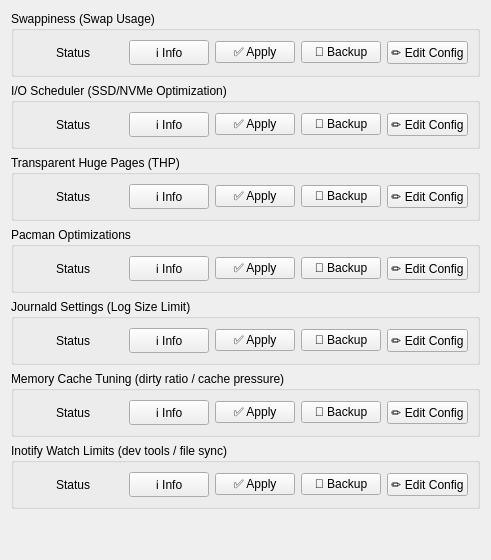
          <widget class="QWidget" name="systemTab">
           <attribute name="title">
            <string>⚙️ System</string>
           </attribute>
           <layout class="QVBoxLayout" name="systemLayout">
            <item>
             <widget class="QGroupBox" name="swappinessGroupBox">
              <property name="title">
               <string>Swappiness (Swap Usage)</string>
              </property>
              <layout class="QHBoxLayout" name="swappinessLayout">
               <item>
                <widget class="QLabel" name="swappinessStatusLabel">
                 <property name="minimumSize">
                  <size>
                   <width>100</width>
                   <height>0</height>
                  </size>
                 </property>
                 <property name="maximumSize">
                  <size>
                   <width>100</width>
                   <height>16777215</height>
                  </size>
                 </property>
                 <property name="text">
                  <string>Status</string>
                 </property>
                 <property name="alignment">
                  <set>Qt::AlignCenter</set>
                 </property>
                </widget>
               </item>
               <item>
                <widget class="QPushButton" name="swappinessToggle">
                 <property name="text">
                  <string>ℹ️ Info</string>
                 </property>
                </widget>
               </item>
               <item>
                <widget class="QPushButton" name="swappinessApplyButton">
                 <property name="text">
                  <string>✅ Apply</string>
                 </property>
                </widget>
               </item>
               <item>
                <widget class="QPushButton" name="swappinessBackupButton">
                 <property name="text">
                  <string>💾 Backup</string>
                 </property>
                </widget>
               </item>
               <item>
                <widget class="QPushButton" name="swappinessConfigButton">
                 <property name="text">
                  <string>✏️ Edit Config</string>
                 </property>
                </widget>
               </item>
              </layout>
             </widget>
            </item>
            <item>
             <widget class="QGroupBox" name="ioSchedulerGroupBox">
              <property name="title">
               <string>I/O Scheduler (SSD/NVMe Optimization)</string>
              </property>
              <layout class="QHBoxLayout" name="ioSchedulerLayout">
               <item>
                <widget class="QLabel" name="ioSchedulerStatusLabel">
                 <property name="minimumSize">
                  <size>
                   <width>100</width>
                   <height>0</height>
                  </size>
                 </property>
                 <property name="maximumSize">
                  <size>
                   <width>100</width>
                   <height>16777215</height>
                  </size>
                 </property>
                 <property name="text">
                  <string>Status</string>
                 </property>
                 <property name="alignment">
                  <set>Qt::AlignCenter</set>
                 </property>
                </widget>
               </item>
               <item>
                <widget class="QPushButton" name="ioSchedulerToggle">
                 <property name="text">
                  <string>ℹ️ Info</string>
                 </property>
                </widget>
               </item>
               <item>
                <widget class="QPushButton" name="ioSchedulerApplyButton">
                 <property name="text">
                  <string>✅ Apply</string>
                 </property>
                </widget>
               </item>
               <item>
                <widget class="QPushButton" name="ioSchedulerBackupButton">
                 <property name="text">
                  <string>💾 Backup</string>
                 </property>
                </widget>
               </item>
               <item>
                <widget class="QPushButton" name="ioSchedulerConfigButton">
                 <property name="text">
                  <string>✏️ Edit Config</string>
                 </property>
                </widget>
               </item>
              </layout>
             </widget>
            </item>
            <item>
             <widget class="QGroupBox" name="thpGroupBox">
              <property name="title">
               <string>Transparent Huge Pages (THP)</string>
              </property>
              <layout class="QHBoxLayout" name="thpLayout">
               <item>
                <widget class="QLabel" name="thpStatusLabel">
                 <property name="minimumSize">
                  <size>
                   <width>100</width>
                   <height>0</height>
                  </size>
                 </property>
                 <property name="maximumSize">
                  <size>
                   <width>100</width>
                   <height>16777215</height>
                  </size>
                 </property>
                 <property name="text">
                  <string>Status</string>
                 </property>
                 <property name="alignment">
                  <set>Qt::AlignCenter</set>
                 </property>
                </widget>
               </item>
               <item>
                <widget class="QPushButton" name="thpToggle">
                 <property name="text">
                  <string>ℹ️ Info</string>
                 </property>
                </widget>
               </item>
               <item>
                <widget class="QPushButton" name="thpApplyButton">
                 <property name="text">
                  <string>✅ Apply</string>
                 </property>
                </widget>
               </item>
               <item>
                <widget class="QPushButton" name="thpBackupButton">
                 <property name="text">
                  <string>💾 Backup</string>
                 </property>
                </widget>
               </item>
               <item>
                <widget class="QPushButton" name="thpConfigButton">
                 <property name="text">
                  <string>✏️ Edit Config</string>
                 </property>
                </widget>
               </item>
              </layout>
             </widget>
            </item>
            <item>
             <widget class="QGroupBox" name="pacmanOptimizationsGroupBox">
              <property name="title">
               <string>Pacman Optimizations</string>
              </property>
              <layout class="QHBoxLayout" name="pacmanOptimizationsLayout">
               <item>
                <widget class="QLabel" name="pacmanOptimizationsStatusLabel">
                 <property name="minimumSize">
                  <size>
                   <width>100</width>
                   <height>0</height>
                  </size>
                 </property>
                 <property name="maximumSize">
                  <size>
                   <width>100</width>
                   <height>16777215</height>
                  </size>
                 </property>
                 <property name="text">
                  <string>Status</string>
                 </property>
                 <property name="alignment">
                  <set>Qt::AlignCenter</set>
                 </property>
                </widget>
               </item>
               <item>
                <widget class="QPushButton" name="pacmanOptimizationsToggle">
                 <property name="text">
                  <string>ℹ️ Info</string>
                 </property>
                </widget>
               </item>
               <item>
                <widget class="QPushButton" name="pacmanOptimizationsApplyButton">
                 <property name="text">
                  <string>✅ Apply</string>
                 </property>
                </widget>
               </item>
               <item>
                <widget class="QPushButton" name="pacmanOptimizationsBackupButton">
                 <property name="text">
                  <string>💾 Backup</string>
                 </property>
                </widget>
               </item>
               <item>
                <widget class="QPushButton" name="pacmanOptimizationsConfigButton">
                 <property name="text">
                  <string>✏️ Edit Config</string>
                 </property>
                </widget>
               </item>
              </layout>
             </widget>
            </item>
            <item>
             <widget class="QGroupBox" name="journaldGroupBox">
              <property name="title">
               <string>Journald Settings (Log Size Limit)</string>
              </property>
              <layout class="QHBoxLayout" name="journaldLayout">
               <item>
                <widget class="QLabel" name="journaldStatusLabel">
                 <property name="minimumSize">
                  <size>
                   <width>100</width>
                   <height>0</height>
                  </size>
                 </property>
                 <property name="maximumSize">
                  <size>
                   <width>100</width>
                   <height>16777215</height>
                  </size>
                 </property>
                 <property name="text">
                  <string>Status</string>
                 </property>
                 <property name="alignment">
                  <set>Qt::AlignCenter</set>
                 </property>
                </widget>
               </item>
               <item>
                <widget class="QPushButton" name="journaldToggle">
                 <property name="text">
                  <string>ℹ️ Info</string>
                 </property>
                </widget>
               </item>
               <item>
                <widget class="QPushButton" name="journaldApplyButton">
                 <property name="text">
                  <string>✅ Apply</string>
                 </property>
                </widget>
               </item>
               <item>
                <widget class="QPushButton" name="journaldBackupButton">
                 <property name="text">
                  <string>💾 Backup</string>
                 </property>
                </widget>
               </item>
               <item>
                <widget class="QPushButton" name="journaldConfigButton">
                 <property name="text">
                  <string>✏️ Edit Config</string>
                 </property>
                </widget>
               </item>
              </layout>
             </widget>
            </item>
            <item>
             <widget class="QGroupBox" name="memoryTuningGroupBox">
              <property name="title">
               <string>Memory Cache Tuning (dirty ratio / cache pressure)</string>
              </property>
              <layout class="QHBoxLayout" name="memoryTuningLayout">
               <item>
                <widget class="QLabel" name="memoryTuningStatusLabel">
                 <property name="minimumSize">
                  <size>
                   <width>100</width>
                   <height>0</height>
                  </size>
                 </property>
                 <property name="maximumSize">
                  <size>
                   <width>100</width>
                   <height>16777215</height>
                  </size>
                 </property>
                 <property name="text">
                  <string>Status</string>
                 </property>
                 <property name="alignment">
                  <set>Qt::AlignCenter</set>
                 </property>
                </widget>
               </item>
               <item>
                <widget class="QPushButton" name="memoryTuningToggle">
                 <property name="text">
                  <string>ℹ️ Info</string>
                 </property>
                </widget>
               </item>
               <item>
                <widget class="QPushButton" name="memoryTuningApplyButton">
                 <property name="text">
                  <string>✅ Apply</string>
                 </property>
                </widget>
               </item>
               <item>
                <widget class="QPushButton" name="memoryTuningBackupButton">
                 <property name="text">
                  <string>💾 Backup</string>
                 </property>
                </widget>
               </item>
               <item>
                <widget class="QPushButton" name="memoryTuningConfigButton">
                 <property name="text">
                  <string>✏️ Edit Config</string>
                 </property>
                </widget>
               </item>
              </layout>
             </widget>
            </item>
            <item>
             <widget class="QGroupBox" name="inotifyGroupBox">
              <property name="title">
               <string>Inotify Watch Limits (dev tools / file sync)</string>
              </property>
              <layout class="QHBoxLayout" name="inotifyLayout">
               <item>
                <widget class="QLabel" name="inotifyStatusLabel">
                 <property name="minimumSize">
                  <size>
                   <width>100</width>
                   <height>0</height>
                  </size>
                 </property>
                 <property name="maximumSize">
                  <size>
                   <width>100</width>
                   <height>16777215</height>
                  </size>
                 </property>
                 <property name="text">
                  <string>Status</string>
                 </property>
                 <property name="alignment">
                  <set>Qt::AlignCenter</set>
                 </property>
                </widget>
               </item>
               <item>
                <widget class="QPushButton" name="inotifyToggle">
                 <property name="text">
                  <string>ℹ️ Info</string>
                 </property>
                </widget>
               </item>
               <item>
                <widget class="QPushButton" name="inotifyApplyButton">
                 <property name="text">
                  <string>✅ Apply</string>
                 </property>
                </widget>
               </item>
               <item>
                <widget class="QPushButton" name="inotifyBackupButton">
                 <property name="text">
                  <string>💾 Backup</string>
                 </property>
                </widget>
               </item>
               <item>
                <widget class="QPushButton" name="inotifyConfigButton">
                 <property name="text">
                  <string>✏️ Edit Config</string>
                 </property>
                </widget>
               </item>
              </layout>
             </widget>
            </item>
            <item>
             <spacer>
              <property name="orientation">
               <enum>Qt::Orientation::Vertical</enum>
              </property>
              <property name="sizeHint" stdset="0">
               <size>
                <width>20</width>
                <height>40</height>
               </size>
              </property>
             </spacer>
            </item>
           </layout>
          </widget>
